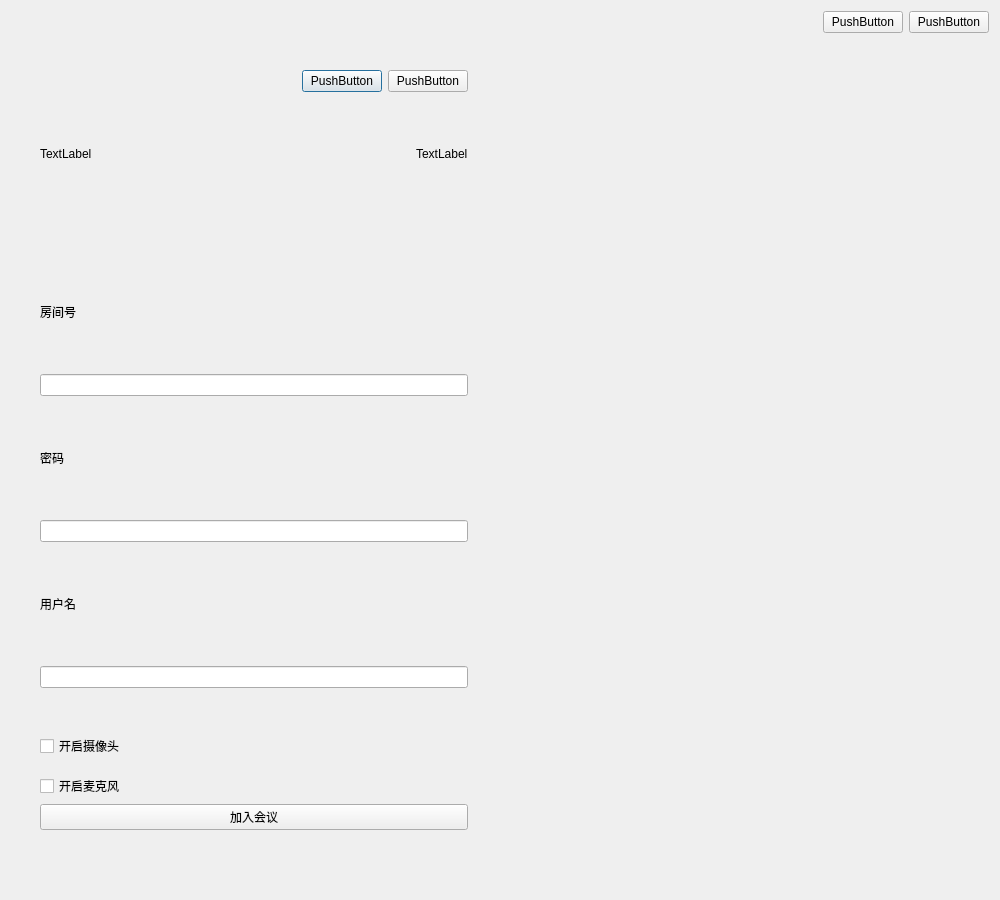
<?xml version="1.0" encoding="UTF-8"?>
<ui version="4.0">
 <class>CLogDialogClass</class>
 <widget class="QDialog" name="CLogDialogClass">
  <property name="geometry">
   <rect>
    <x>0</x>
    <y>0</y>
    <width>1000</width>
    <height>900</height>
   </rect>
  </property>
  <property name="windowTitle">
   <string>CLogDialog</string>
  </property>
  <layout class="QHBoxLayout" name="horizontalLayout">
   <item>
    <widget class="QWidget" name="widget_left" native="true">
     <layout class="QVBoxLayout" name="LeftList_Vlayout">
      <property name="spacing">
       <number>6</number>
      </property>
      <property name="leftMargin">
       <number>9</number>
      </property>
      <property name="topMargin">
       <number>9</number>
      </property>
      <property name="rightMargin">
       <number>9</number>
      </property>
      <property name="bottomMargin">
       <number>9</number>
      </property>
      <item>
       <spacer name="verticalSpacer_2">
        <property name="orientation">
         <enum>Qt::Vertical</enum>
        </property>
        <property name="sizeType">
         <enum>QSizePolicy::Fixed</enum>
        </property>
        <property name="sizeHint" stdset="0">
         <size>
          <width>20</width>
          <height>50</height>
         </size>
        </property>
       </spacer>
      </item>
      <item>
       <layout class="QHBoxLayout" name="horizontalLayout_5">
        <item>
         <spacer name="horizontalSpacer_3">
          <property name="orientation">
           <enum>Qt::Horizontal</enum>
          </property>
          <property name="sizeType">
           <enum>QSizePolicy::Fixed</enum>
          </property>
          <property name="sizeHint" stdset="0">
           <size>
            <width>20</width>
            <height>20</height>
           </size>
          </property>
         </spacer>
        </item>
        <item>
         <layout class="QVBoxLayout" name="verticalLayout_2">
          <item>
           <layout class="QHBoxLayout" name="horizontalLayout_3">
            <item>
             <spacer name="horizontalSpacer_2">
              <property name="orientation">
               <enum>Qt::Horizontal</enum>
              </property>
              <property name="sizeHint" stdset="0">
               <size>
                <width>40</width>
                <height>20</height>
               </size>
              </property>
             </spacer>
            </item>
            <item>
             <widget class="QPushButton" name="BtnNetStatus">
              <property name="text">
               <string>PushButton</string>
              </property>
             </widget>
            </item>
            <item>
             <widget class="QPushButton" name="BtnSetting">
              <property name="text">
               <string>PushButton</string>
              </property>
             </widget>
            </item>
           </layout>
          </item>
          <item>
           <layout class="QHBoxLayout" name="horizontalLayout_4">
            <item>
             <widget class="QLabel" name="label_logo">
              <property name="text">
               <string>TextLabel</string>
              </property>
             </widget>
            </item>
            <item>
             <spacer name="horizontalSpacer_5">
              <property name="orientation">
               <enum>Qt::Horizontal</enum>
              </property>
              <property name="sizeType">
               <enum>QSizePolicy::Expanding</enum>
              </property>
              <property name="sizeHint" stdset="0">
               <size>
                <width>40</width>
                <height>20</height>
               </size>
              </property>
             </spacer>
            </item>
            <item>
             <widget class="QLabel" name="label_name">
              <property name="text">
               <string>TextLabel</string>
              </property>
             </widget>
            </item>
           </layout>
          </item>
          <item>
           <spacer name="verticalSpacer_6">
            <property name="orientation">
             <enum>Qt::Vertical</enum>
            </property>
            <property name="sizeType">
             <enum>QSizePolicy::Fixed</enum>
            </property>
            <property name="sizeHint" stdset="0">
             <size>
              <width>20</width>
              <height>40</height>
             </size>
            </property>
           </spacer>
          </item>
          <item>
           <widget class="QLabel" name="label">
            <property name="text">
             <string>房间号</string>
            </property>
           </widget>
          </item>
          <item>
           <widget class="QLineEdit" name="lineEdit_roomID"/>
          </item>
          <item>
           <widget class="QLabel" name="label_7">
            <property name="text">
             <string>密码</string>
            </property>
           </widget>
          </item>
          <item>
           <widget class="QLineEdit" name="lineEdit_pwd"/>
          </item>
          <item>
           <widget class="QLabel" name="label_8">
            <property name="text">
             <string>用户名</string>
            </property>
           </widget>
          </item>
          <item>
           <widget class="QLineEdit" name="lineEdit_username"/>
          </item>
          <item>
           <spacer name="verticalSpacer_5">
            <property name="orientation">
             <enum>Qt::Vertical</enum>
            </property>
            <property name="sizeType">
             <enum>QSizePolicy::Fixed</enum>
            </property>
            <property name="sizeHint" stdset="0">
             <size>
              <width>20</width>
              <height>40</height>
             </size>
            </property>
           </spacer>
          </item>
          <item>
           <widget class="QCheckBox" name="checkBox">
            <property name="text">
             <string>开启摄像头</string>
            </property>
           </widget>
          </item>
          <item>
           <spacer name="verticalSpacer_4">
            <property name="orientation">
             <enum>Qt::Vertical</enum>
            </property>
            <property name="sizeType">
             <enum>QSizePolicy::Fixed</enum>
            </property>
            <property name="sizeHint" stdset="0">
             <size>
              <width>20</width>
              <height>10</height>
             </size>
            </property>
           </spacer>
          </item>
          <item>
           <widget class="QCheckBox" name="checkBox_2">
            <property name="text">
             <string>开启麦克风</string>
            </property>
           </widget>
          </item>
          <item>
           <widget class="QPushButton" name="btnJion">
            <property name="text">
             <string>加入会议</string>
            </property>
           </widget>
          </item>
         </layout>
        </item>
        <item>
         <spacer name="horizontalSpacer_4">
          <property name="orientation">
           <enum>Qt::Horizontal</enum>
          </property>
          <property name="sizeType">
           <enum>QSizePolicy::Fixed</enum>
          </property>
          <property name="sizeHint" stdset="0">
           <size>
            <width>20</width>
            <height>20</height>
           </size>
          </property>
         </spacer>
        </item>
       </layout>
      </item>
      <item>
       <spacer name="verticalSpacer_3">
        <property name="orientation">
         <enum>Qt::Vertical</enum>
        </property>
        <property name="sizeType">
         <enum>QSizePolicy::Fixed</enum>
        </property>
        <property name="sizeHint" stdset="0">
         <size>
          <width>20</width>
          <height>50</height>
         </size>
        </property>
       </spacer>
      </item>
     </layout>
    </widget>
   </item>
   <item>
    <widget class="QWidget" name="widget_right" native="true">
     <layout class="QVBoxLayout" name="BigVideoWidget_Vlayout">
      <property name="spacing">
       <number>6</number>
      </property>
      <property name="leftMargin">
       <number>0</number>
      </property>
      <property name="topMargin">
       <number>0</number>
      </property>
      <property name="rightMargin">
       <number>0</number>
      </property>
      <property name="bottomMargin">
       <number>0</number>
      </property>
      <item>
       <layout class="QHBoxLayout" name="BigVideoWidget_Top">
        <item>
         <spacer name="horizontalSpacer">
          <property name="orientation">
           <enum>Qt::Horizontal</enum>
          </property>
          <property name="sizeType">
           <enum>QSizePolicy::Expanding</enum>
          </property>
          <property name="sizeHint" stdset="0">
           <size>
            <width>40</width>
            <height>20</height>
           </size>
          </property>
         </spacer>
        </item>
        <item>
         <widget class="QPushButton" name="btnMin">
          <property name="text">
           <string>PushButton</string>
          </property>
         </widget>
        </item>
        <item>
         <widget class="QPushButton" name="btnClose">
          <property name="text">
           <string>PushButton</string>
          </property>
         </widget>
        </item>
       </layout>
      </item>
      <item>
       <spacer name="verticalSpacer">
        <property name="orientation">
         <enum>Qt::Vertical</enum>
        </property>
        <property name="sizeType">
         <enum>QSizePolicy::Expanding</enum>
        </property>
        <property name="sizeHint" stdset="0">
         <size>
          <width>20</width>
          <height>40</height>
         </size>
        </property>
       </spacer>
      </item>
     </layout>
    </widget>
   </item>
  </layout>
 </widget>
 <layoutdefault spacing="6" margin="11"/>
 <resources>
  <include location="NiceMeeting.qrc"/>
 </resources>
 <connections/>
</ui>
